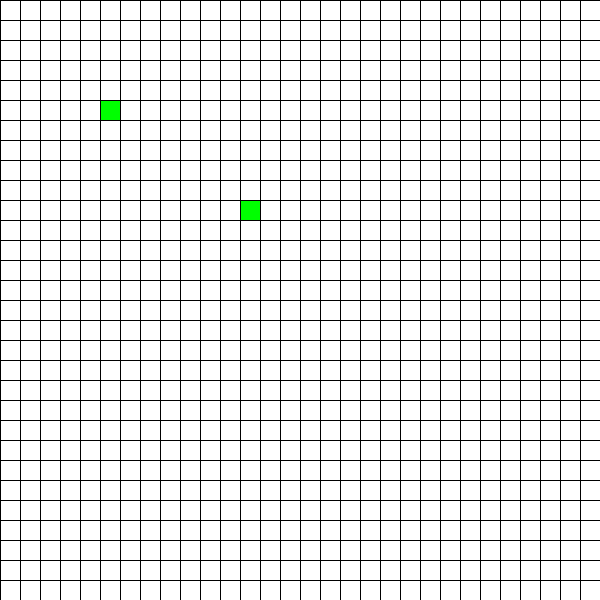
Frame 1 (no input)
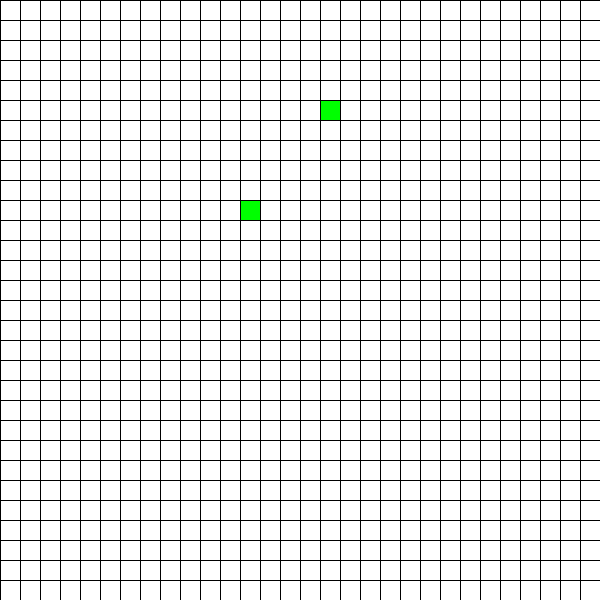
Frame 60 (the mouse pressed at the canvas centre just before this capture)
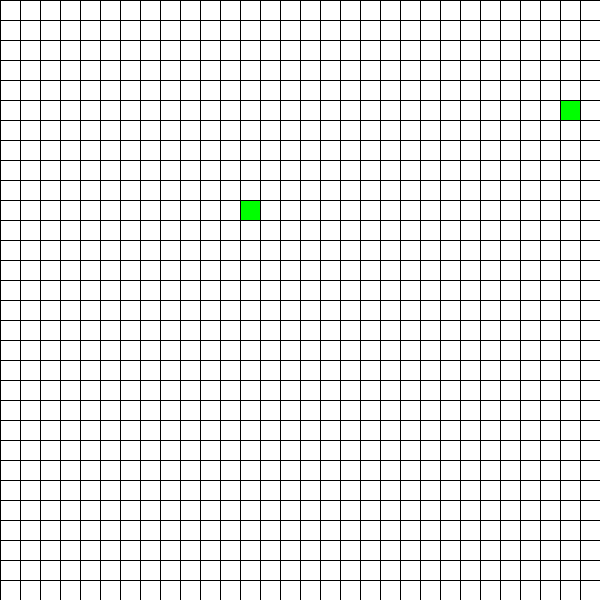
Frame 120 (the mouse held since frame 60 and released just before this capture)

The Processing sketch that drew these frames (run headless with seeded random() and noise(); from frame 60 on, the mouse is pressed at the canvas centre):

// Processing sketch: Snake
// ── Snake.pde
ArrayList<Integer> x = new ArrayList<Integer>(), y = new ArrayList<Integer>();
int w = 30, h = 30, bs = 20, dir = 2, applex = 12, appley = 10;
int[] dx = {0,0,1,-1}, dy = {1,-1,0,0};
boolean gameover = false;

void setup() {
  size(600,600);
  x.add(5);
  y.add(5);
}

void draw() {
  background(255);
  for(int i = 0 ; i < w; i++) line(i*bs, 0, i*bs, height); //Vertical line for grid
  for(int i = 0 ; i < h; i++) line(0, i*bs, width, i*bs); //Horizontal line for grid
  for(int i = 0 ; i < x.size(); i++) {
    fill (0,255,0);
    rect(x.get(i)*bs, y.get(i)*bs, bs, bs);
  }
  if(!gameover) {
    rect(applex*bs, appley*bs, bs, bs);
    fill(255,0,0);
    if(frameCount%5==0) {
      x.add(0,x.get(0) + dx[dir]);
      y.add(0,y.get(0) + dy[dir]);

      if(x.get(0) < 0 || y.get(0) < 0 || x.get(0) >= w || y.get(0) >= h) gameover = true;

      for(int i = 1; i < x.size(); i++) if(x.get(0) == x.get(i) &&  y.get(0) == y.get(i)) gameover = true;

      if(x.get(0)==applex && y.get(0)==appley) {
        applex = (int)random(0,w);
        appley = (int)random(0,h);
      }else {
        x.remove(x.size()-1);
        y.remove(y.size()-1);
      }
    }
  } else {
    fill(0);
    textSize(30);
    text("GAME OVER. Press Space to Play Again", 20, height/2);
    if(keyPressed && key == ' ') {
      x.clear(); //Clear array list
      y.clear(); //Clear array list
      x.add(5);
      y.add(5);
      gameover = false;
    }
  }

  if(keyPressed == true) {

  }
}

void keyPressed(){
  int newdir = key=='s' ? 0 : (key=='w' ? 1 : (key=='d' ? 2 : (key=='a' ? 3 : -1)));
  if(newdir!= -1){
    dir = newdir;
  }
}
